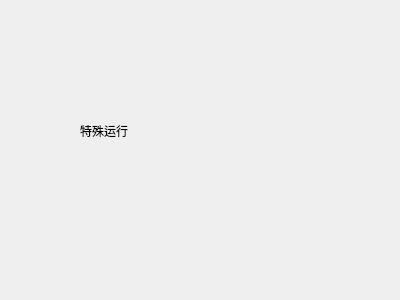
<?xml version="1.0" encoding="UTF-8"?>
<ui version="4.0">
 <class>SpecialWork</class>
 <widget class="QDialog" name="SpecialWork">
  <property name="geometry">
   <rect>
    <x>0</x>
    <y>0</y>
    <width>400</width>
    <height>300</height>
   </rect>
  </property>
  <property name="windowTitle">
   <string>Dialog</string>
  </property>
  <widget class="QLabel" name="label">
   <property name="geometry">
    <rect>
     <x>80</x>
     <y>80</y>
     <width>211</width>
     <height>101</height>
    </rect>
   </property>
   <property name="text">
    <string>特殊运行</string>
   </property>
  </widget>
 </widget>
 <resources/>
 <connections/>
</ui>
